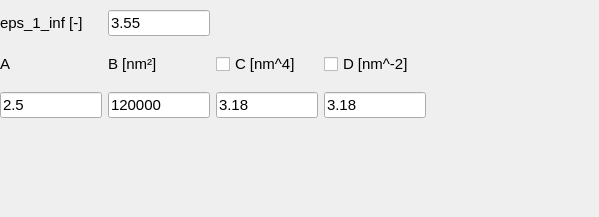
            <widget class="QWidget" name="page_4">
             <property name="geometry">
              <rect>
               <x>0</x>
               <y>0</y>
               <width>599</width>
               <height>217</height>
              </rect>
             </property>
             <attribute name="label">
              <string>Cauchy initial guess</string>
             </attribute>
             <widget class="QWidget" name="gridLayoutWidget_2">
              <property name="geometry">
               <rect>
                <x>0</x>
                <y>0</y>
                <width>426</width>
                <height>131</height>
               </rect>
              </property>
              <layout class="QGridLayout" name="gridLayout_13">
               <item row="1" column="2">
                <widget class="QCheckBox" name="cauchy_T2">
                 <property name="font">
                  <font>
                   <pointsize>11</pointsize>
                   <kerning>true</kerning>
                  </font>
                 </property>
                 <property name="text">
                  <string>C [nm^4]</string>
                 </property>
                </widget>
               </item>
               <item row="2" column="1">
                <widget class="QLineEdit" name="cauchy_B">
                 <property name="enabled">
                  <bool>true</bool>
                 </property>
                 <property name="maximumSize">
                  <size>
                   <width>120</width>
                   <height>16777215</height>
                  </size>
                 </property>
                 <property name="font">
                  <font>
                   <pointsize>11</pointsize>
                   <kerning>true</kerning>
                  </font>
                 </property>
                 <property name="text">
                  <string>120000</string>
                 </property>
                </widget>
               </item>
               <item row="1" column="1">
                <widget class="QLabel" name="cauchy_T1">
                 <property name="enabled">
                  <bool>true</bool>
                 </property>
                 <property name="sizePolicy">
                  <sizepolicy hsizetype="Expanding" vsizetype="Preferred">
                   <horstretch>0</horstretch>
                   <verstretch>0</verstretch>
                  </sizepolicy>
                 </property>
                 <property name="maximumSize">
                  <size>
                   <width>120</width>
                   <height>16777215</height>
                  </size>
                 </property>
                 <property name="font">
                  <font>
                   <pointsize>11</pointsize>
                   <weight>75</weight>
                   <bold>true</bold>
                   <kerning>true</kerning>
                  </font>
                 </property>
                 <property name="text">
                  <string>&lt;html&gt;&lt;head/&gt;&lt;body&gt;&lt;p&gt;&lt;span style=&quot; font-weight:400;&quot;&gt;B [nm²]&lt;/span&gt;&lt;/p&gt;&lt;/body&gt;&lt;/html&gt;</string>
                 </property>
                </widget>
               </item>
               <item row="2" column="0">
                <widget class="QLineEdit" name="cauchy_A">
                 <property name="enabled">
                  <bool>true</bool>
                 </property>
                 <property name="maximumSize">
                  <size>
                   <width>120</width>
                   <height>16777215</height>
                  </size>
                 </property>
                 <property name="font">
                  <font>
                   <pointsize>11</pointsize>
                   <kerning>true</kerning>
                  </font>
                 </property>
                 <property name="text">
                  <string>2.5</string>
                 </property>
                </widget>
               </item>
               <item row="1" column="0">
                <widget class="QLabel" name="cauchy_T0">
                 <property name="enabled">
                  <bool>true</bool>
                 </property>
                 <property name="sizePolicy">
                  <sizepolicy hsizetype="Expanding" vsizetype="Preferred">
                   <horstretch>0</horstretch>
                   <verstretch>0</verstretch>
                  </sizepolicy>
                 </property>
                 <property name="maximumSize">
                  <size>
                   <width>120</width>
                   <height>16777215</height>
                  </size>
                 </property>
                 <property name="font">
                  <font>
                   <pointsize>11</pointsize>
                   <weight>75</weight>
                   <bold>true</bold>
                   <kerning>true</kerning>
                  </font>
                 </property>
                 <property name="text">
                  <string>&lt;html&gt;&lt;head/&gt;&lt;body&gt;&lt;p&gt;&lt;span style=&quot; font-weight:400;&quot;&gt;A&lt;/span&gt;&lt;/p&gt;&lt;/body&gt;&lt;/html&gt;</string>
                 </property>
                 <property name="textFormat">
                  <enum>Qt::AutoText</enum>
                 </property>
                </widget>
               </item>
               <item row="2" column="2">
                <widget class="QLineEdit" name="cauchy_C">
                 <property name="enabled">
                  <bool>true</bool>
                 </property>
                 <property name="maximumSize">
                  <size>
                   <width>120</width>
                   <height>16777215</height>
                  </size>
                 </property>
                 <property name="font">
                  <font>
                   <pointsize>11</pointsize>
                   <kerning>true</kerning>
                  </font>
                 </property>
                 <property name="text">
                  <string>3.18</string>
                 </property>
                </widget>
               </item>
               <item row="1" column="3">
                <widget class="QCheckBox" name="cauchy_T3">
                 <property name="font">
                  <font>
                   <pointsize>11</pointsize>
                   <kerning>true</kerning>
                  </font>
                 </property>
                 <property name="text">
                  <string>D [nm^-2]</string>
                 </property>
                </widget>
               </item>
               <item row="2" column="3">
                <widget class="QLineEdit" name="cauchy_D">
                 <property name="enabled">
                  <bool>true</bool>
                 </property>
                 <property name="maximumSize">
                  <size>
                   <width>120</width>
                   <height>16777215</height>
                  </size>
                 </property>
                 <property name="font">
                  <font>
                   <pointsize>11</pointsize>
                   <kerning>true</kerning>
                  </font>
                 </property>
                 <property name="text">
                  <string>3.18</string>
                 </property>
                </widget>
               </item>
               <item row="0" column="0">
                <widget class="QLabel" name="model_label_eps1inf_12">
                 <property name="enabled">
                  <bool>true</bool>
                 </property>
                 <property name="sizePolicy">
                  <sizepolicy hsizetype="Expanding" vsizetype="Preferred">
                   <horstretch>0</horstretch>
                   <verstretch>0</verstretch>
                  </sizepolicy>
                 </property>
                 <property name="maximumSize">
                  <size>
                   <width>120</width>
                   <height>16777215</height>
                  </size>
                 </property>
                 <property name="font">
                  <font>
                   <pointsize>11</pointsize>
                   <weight>50</weight>
                   <bold>false</bold>
                   <kerning>true</kerning>
                  </font>
                 </property>
                 <property name="text">
                  <string>&lt;html&gt;&lt;head/&gt;&lt;body&gt;&lt;p&gt;eps_1_inf [-]&lt;/p&gt;&lt;/body&gt;&lt;/html&gt;</string>
                 </property>
                </widget>
               </item>
               <item row="0" column="1">
                <widget class="QLineEdit" name="cauchy_eps">
                 <property name="enabled">
                  <bool>true</bool>
                 </property>
                 <property name="maximumSize">
                  <size>
                   <width>120</width>
                   <height>16777215</height>
                  </size>
                 </property>
                 <property name="font">
                  <font>
                   <pointsize>11</pointsize>
                   <kerning>true</kerning>
                  </font>
                 </property>
                 <property name="text">
                  <string>3.55</string>
                 </property>
                </widget>
               </item>
              </layout>
             </widget>
            </widget>
